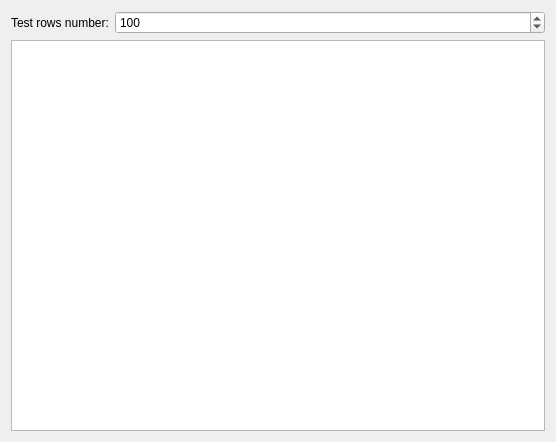
<?xml version="1.0" encoding="UTF-8"?>
<ui version="4.0">
 <class>TablePreviewWidget</class>
 <widget class="QWidget" name="TablePreviewWidget">
  <property name="geometry">
   <rect>
    <x>0</x>
    <y>0</y>
    <width>556</width>
    <height>442</height>
   </rect>
  </property>
  <property name="windowTitle">
   <string>TablePreview</string>
  </property>
  <layout class="QVBoxLayout" name="verticalLayout">
   <item>
    <layout class="QFormLayout" name="formLayout">
     <item row="0" column="0">
      <widget class="QLabel" name="rowNumLabel">
       <property name="text">
        <string>Test rows number:</string>
       </property>
      </widget>
     </item>
     <item row="0" column="1">
      <widget class="QSpinBox" name="rowNumSpin">
       <property name="maximum">
        <number>1000</number>
       </property>
       <property name="value">
        <number>100</number>
       </property>
       <property name="displayIntegerBase">
        <number>10</number>
       </property>
      </widget>
     </item>
    </layout>
   </item>
   <item>
    <widget class="QTableWidget" name="tableWidget">
     <property name="frameShape">
      <enum>QFrame::StyledPanel</enum>
     </property>
     <property name="sizeAdjustPolicy">
      <enum>QAbstractScrollArea::AdjustToContents</enum>
     </property>
     <property name="editTriggers">
      <set>QAbstractItemView::NoEditTriggers</set>
     </property>
     <property name="selectionMode">
      <enum>QAbstractItemView::NoSelection</enum>
     </property>
     <property name="showGrid">
      <bool>true</bool>
     </property>
     <property name="gridStyle">
      <enum>Qt::SolidLine</enum>
     </property>
     <property name="cornerButtonEnabled">
      <bool>true</bool>
     </property>
     <attribute name="horizontalHeaderVisible">
      <bool>true</bool>
     </attribute>
     <attribute name="horizontalHeaderCascadingSectionResizes">
      <bool>true</bool>
     </attribute>
     <attribute name="horizontalHeaderHighlightSections">
      <bool>true</bool>
     </attribute>
     <attribute name="horizontalHeaderStretchLastSection">
      <bool>true</bool>
     </attribute>
     <attribute name="verticalHeaderVisible">
      <bool>false</bool>
     </attribute>
     <attribute name="verticalHeaderCascadingSectionResizes">
      <bool>true</bool>
     </attribute>
     <attribute name="verticalHeaderStretchLastSection">
      <bool>false</bool>
     </attribute>
    </widget>
   </item>
  </layout>
 </widget>
 <resources/>
 <connections/>
</ui>
